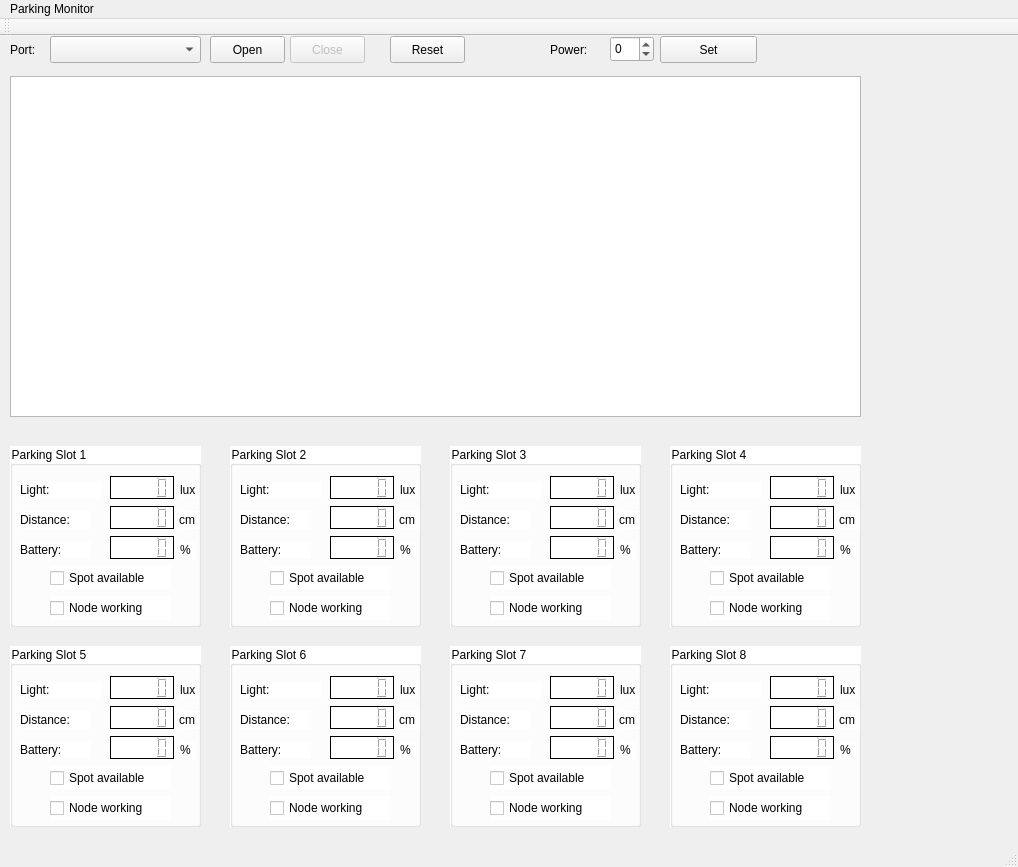
<?xml version="1.0" encoding="UTF-8"?>
<ui version="4.0">
 <class>MainWindow</class>
 <widget class="QMainWindow" name="MainWindow">
  <property name="geometry">
   <rect>
    <x>0</x>
    <y>0</y>
    <width>1018</width>
    <height>867</height>
   </rect>
  </property>
  <property name="windowTitle">
   <string>MainWindow</string>
  </property>
  <widget class="QWidget" name="centralWidget">
   <widget class="QTextEdit" name="textEdit_Status">
    <property name="enabled">
     <bool>true</bool>
    </property>
    <property name="geometry">
     <rect>
      <x>10</x>
      <y>40</y>
      <width>851</width>
      <height>341</height>
     </rect>
    </property>
   </widget>
   <widget class="QComboBox" name="comboBox_Interface">
    <property name="geometry">
     <rect>
      <x>50</x>
      <y>0</y>
      <width>151</width>
      <height>27</height>
     </rect>
    </property>
   </widget>
   <widget class="QLabel" name="label">
    <property name="geometry">
     <rect>
      <x>10</x>
      <y>0</y>
      <width>46</width>
      <height>27</height>
     </rect>
    </property>
    <property name="text">
     <string>Port:</string>
    </property>
   </widget>
   <widget class="QPushButton" name="pushButton_open">
    <property name="geometry">
     <rect>
      <x>210</x>
      <y>0</y>
      <width>75</width>
      <height>27</height>
     </rect>
    </property>
    <property name="text">
     <string>Open</string>
    </property>
   </widget>
   <widget class="QPushButton" name="pushButton_close">
    <property name="enabled">
     <bool>false</bool>
    </property>
    <property name="geometry">
     <rect>
      <x>290</x>
      <y>0</y>
      <width>75</width>
      <height>27</height>
     </rect>
    </property>
    <property name="text">
     <string>Close</string>
    </property>
   </widget>
   <widget class="QLabel" name="label_3">
    <property name="geometry">
     <rect>
      <x>550</x>
      <y>0</y>
      <width>51</width>
      <height>27</height>
     </rect>
    </property>
    <property name="text">
     <string>Power:</string>
    </property>
   </widget>
   <widget class="QPushButton" name="pushButtonSetPower">
    <property name="geometry">
     <rect>
      <x>660</x>
      <y>0</y>
      <width>97</width>
      <height>27</height>
     </rect>
    </property>
    <property name="text">
     <string>Set</string>
    </property>
   </widget>
   <widget class="QSpinBox" name="spinBoxPower">
    <property name="geometry">
     <rect>
      <x>610</x>
      <y>0</y>
      <width>44</width>
      <height>26</height>
     </rect>
    </property>
    <property name="minimum">
     <number>-40</number>
    </property>
    <property name="maximum">
     <number>8</number>
    </property>
   </widget>
   <widget class="QGroupBox" name="slot_1">
    <property name="geometry">
     <rect>
      <x>10</x>
      <y>410</y>
      <width>191</width>
      <height>181</height>
     </rect>
    </property>
    <property name="styleSheet">
     <string notr="true">background-color: rgb(255, 255, 255)</string>
    </property>
    <property name="title">
     <string>Parking Slot 1</string>
    </property>
    <widget class="QLabel" name="light1">
     <property name="geometry">
      <rect>
       <x>10</x>
       <y>35</y>
       <width>81</width>
       <height>18</height>
      </rect>
     </property>
     <property name="text">
      <string>Light:</string>
     </property>
    </widget>
    <widget class="QLCDNumber" name="value_light1">
     <property name="geometry">
      <rect>
       <x>100</x>
       <y>30</y>
       <width>64</width>
       <height>23</height>
      </rect>
     </property>
     <property name="font">
      <font>
       <bold>true</bold>
      </font>
     </property>
     <property name="styleSheet">
      <string notr="true">border: 1px solid black
</string>
     </property>
    </widget>
    <widget class="QLabel" name="distance1">
     <property name="geometry">
      <rect>
       <x>10</x>
       <y>65</y>
       <width>71</width>
       <height>18</height>
      </rect>
     </property>
     <property name="text">
      <string>Distance:</string>
     </property>
    </widget>
    <widget class="QLCDNumber" name="value_distance1">
     <property name="geometry">
      <rect>
       <x>100</x>
       <y>60</y>
       <width>64</width>
       <height>23</height>
      </rect>
     </property>
     <property name="styleSheet">
      <string notr="true">border: 1px solid black</string>
     </property>
    </widget>
    <widget class="QCheckBox" name="park1">
     <property name="geometry">
      <rect>
       <x>40</x>
       <y>120</y>
       <width>121</width>
       <height>24</height>
      </rect>
     </property>
     <property name="focusPolicy">
      <enum>Qt::NoFocus</enum>
     </property>
     <property name="text">
      <string>Spot available</string>
     </property>
    </widget>
    <widget class="QCheckBox" name="work1">
     <property name="geometry">
      <rect>
       <x>40</x>
       <y>150</y>
       <width>121</width>
       <height>24</height>
      </rect>
     </property>
     <property name="focusPolicy">
      <enum>Qt::NoFocus</enum>
     </property>
     <property name="text">
      <string>Node working</string>
     </property>
    </widget>
    <widget class="QLabel" name="bat1">
     <property name="geometry">
      <rect>
       <x>10</x>
       <y>95</y>
       <width>71</width>
       <height>18</height>
      </rect>
     </property>
     <property name="text">
      <string>Battery:</string>
     </property>
    </widget>
    <widget class="QLCDNumber" name="battery1">
     <property name="geometry">
      <rect>
       <x>100</x>
       <y>90</y>
       <width>64</width>
       <height>23</height>
      </rect>
     </property>
     <property name="styleSheet">
      <string notr="true">border: 1px solid black</string>
     </property>
    </widget>
    <widget class="QLabel" name="label_2">
     <property name="geometry">
      <rect>
       <x>170</x>
       <y>35</y>
       <width>19</width>
       <height>18</height>
      </rect>
     </property>
     <property name="text">
      <string>lux</string>
     </property>
    </widget>
    <widget class="QLabel" name="label_4">
     <property name="geometry">
      <rect>
       <x>169</x>
       <y>65</y>
       <width>21</width>
       <height>18</height>
      </rect>
     </property>
     <property name="text">
      <string>cm</string>
     </property>
    </widget>
    <widget class="QLabel" name="label_5">
     <property name="geometry">
      <rect>
       <x>170</x>
       <y>95</y>
       <width>16</width>
       <height>18</height>
      </rect>
     </property>
     <property name="text">
      <string>%</string>
     </property>
    </widget>
   </widget>
   <widget class="QGroupBox" name="slot_2">
    <property name="geometry">
     <rect>
      <x>230</x>
      <y>410</y>
      <width>191</width>
      <height>181</height>
     </rect>
    </property>
    <property name="styleSheet">
     <string notr="true">background-color: rgb(255, 255, 255)</string>
    </property>
    <property name="title">
     <string>Parking Slot 2</string>
    </property>
    <widget class="QLabel" name="light2">
     <property name="geometry">
      <rect>
       <x>10</x>
       <y>35</y>
       <width>81</width>
       <height>18</height>
      </rect>
     </property>
     <property name="text">
      <string>Light:</string>
     </property>
    </widget>
    <widget class="QLCDNumber" name="value_light2">
     <property name="geometry">
      <rect>
       <x>100</x>
       <y>30</y>
       <width>64</width>
       <height>23</height>
      </rect>
     </property>
     <property name="font">
      <font>
       <bold>true</bold>
      </font>
     </property>
     <property name="styleSheet">
      <string notr="true">border: 1px solid black
</string>
     </property>
    </widget>
    <widget class="QLabel" name="distance2">
     <property name="geometry">
      <rect>
       <x>10</x>
       <y>65</y>
       <width>71</width>
       <height>18</height>
      </rect>
     </property>
     <property name="text">
      <string>Distance:</string>
     </property>
    </widget>
    <widget class="QLCDNumber" name="value_distance2">
     <property name="geometry">
      <rect>
       <x>100</x>
       <y>60</y>
       <width>64</width>
       <height>23</height>
      </rect>
     </property>
     <property name="styleSheet">
      <string notr="true">border: 1px solid black</string>
     </property>
    </widget>
    <widget class="QCheckBox" name="park2">
     <property name="geometry">
      <rect>
       <x>40</x>
       <y>120</y>
       <width>121</width>
       <height>24</height>
      </rect>
     </property>
     <property name="focusPolicy">
      <enum>Qt::NoFocus</enum>
     </property>
     <property name="text">
      <string>Spot available</string>
     </property>
    </widget>
    <widget class="QCheckBox" name="work2">
     <property name="geometry">
      <rect>
       <x>40</x>
       <y>150</y>
       <width>121</width>
       <height>24</height>
      </rect>
     </property>
     <property name="focusPolicy">
      <enum>Qt::NoFocus</enum>
     </property>
     <property name="text">
      <string>Node working</string>
     </property>
    </widget>
    <widget class="QLabel" name="bat2">
     <property name="geometry">
      <rect>
       <x>10</x>
       <y>95</y>
       <width>71</width>
       <height>18</height>
      </rect>
     </property>
     <property name="text">
      <string>Battery:</string>
     </property>
    </widget>
    <widget class="QLCDNumber" name="battery2">
     <property name="geometry">
      <rect>
       <x>100</x>
       <y>90</y>
       <width>64</width>
       <height>23</height>
      </rect>
     </property>
     <property name="styleSheet">
      <string notr="true">border: 1px solid black</string>
     </property>
    </widget>
    <widget class="QLabel" name="label_9">
     <property name="geometry">
      <rect>
       <x>170</x>
       <y>35</y>
       <width>19</width>
       <height>18</height>
      </rect>
     </property>
     <property name="text">
      <string>lux</string>
     </property>
    </widget>
    <widget class="QLabel" name="label_10">
     <property name="geometry">
      <rect>
       <x>169</x>
       <y>65</y>
       <width>21</width>
       <height>18</height>
      </rect>
     </property>
     <property name="text">
      <string>cm</string>
     </property>
    </widget>
    <widget class="QLabel" name="label_11">
     <property name="geometry">
      <rect>
       <x>170</x>
       <y>95</y>
       <width>16</width>
       <height>18</height>
      </rect>
     </property>
     <property name="text">
      <string>%</string>
     </property>
    </widget>
   </widget>
   <widget class="QGroupBox" name="slot_3">
    <property name="geometry">
     <rect>
      <x>450</x>
      <y>410</y>
      <width>191</width>
      <height>181</height>
     </rect>
    </property>
    <property name="styleSheet">
     <string notr="true">background-color: rgb(255, 255, 255)</string>
    </property>
    <property name="title">
     <string>Parking Slot 3</string>
    </property>
    <widget class="QLabel" name="light3">
     <property name="geometry">
      <rect>
       <x>10</x>
       <y>35</y>
       <width>81</width>
       <height>18</height>
      </rect>
     </property>
     <property name="text">
      <string>Light:</string>
     </property>
    </widget>
    <widget class="QLCDNumber" name="value_light3">
     <property name="geometry">
      <rect>
       <x>100</x>
       <y>30</y>
       <width>64</width>
       <height>23</height>
      </rect>
     </property>
     <property name="font">
      <font>
       <bold>true</bold>
      </font>
     </property>
     <property name="styleSheet">
      <string notr="true">border: 1px solid black
</string>
     </property>
    </widget>
    <widget class="QLabel" name="distance3">
     <property name="geometry">
      <rect>
       <x>10</x>
       <y>65</y>
       <width>71</width>
       <height>18</height>
      </rect>
     </property>
     <property name="text">
      <string>Distance:</string>
     </property>
    </widget>
    <widget class="QLCDNumber" name="value_distance3">
     <property name="geometry">
      <rect>
       <x>100</x>
       <y>60</y>
       <width>64</width>
       <height>23</height>
      </rect>
     </property>
     <property name="styleSheet">
      <string notr="true">border: 1px solid black</string>
     </property>
    </widget>
    <widget class="QCheckBox" name="park3">
     <property name="geometry">
      <rect>
       <x>40</x>
       <y>120</y>
       <width>121</width>
       <height>24</height>
      </rect>
     </property>
     <property name="focusPolicy">
      <enum>Qt::NoFocus</enum>
     </property>
     <property name="text">
      <string>Spot available</string>
     </property>
    </widget>
    <widget class="QCheckBox" name="work3">
     <property name="geometry">
      <rect>
       <x>40</x>
       <y>150</y>
       <width>121</width>
       <height>24</height>
      </rect>
     </property>
     <property name="focusPolicy">
      <enum>Qt::NoFocus</enum>
     </property>
     <property name="text">
      <string>Node working</string>
     </property>
    </widget>
    <widget class="QLabel" name="bat3">
     <property name="geometry">
      <rect>
       <x>10</x>
       <y>95</y>
       <width>71</width>
       <height>18</height>
      </rect>
     </property>
     <property name="text">
      <string>Battery:</string>
     </property>
    </widget>
    <widget class="QLCDNumber" name="battery3">
     <property name="geometry">
      <rect>
       <x>100</x>
       <y>90</y>
       <width>64</width>
       <height>23</height>
      </rect>
     </property>
     <property name="styleSheet">
      <string notr="true">border: 1px solid black</string>
     </property>
    </widget>
    <widget class="QLabel" name="label_18">
     <property name="geometry">
      <rect>
       <x>170</x>
       <y>35</y>
       <width>19</width>
       <height>18</height>
      </rect>
     </property>
     <property name="text">
      <string>lux</string>
     </property>
    </widget>
    <widget class="QLabel" name="label_19">
     <property name="geometry">
      <rect>
       <x>169</x>
       <y>65</y>
       <width>21</width>
       <height>18</height>
      </rect>
     </property>
     <property name="text">
      <string>cm</string>
     </property>
    </widget>
    <widget class="QLabel" name="label_20">
     <property name="geometry">
      <rect>
       <x>170</x>
       <y>95</y>
       <width>16</width>
       <height>18</height>
      </rect>
     </property>
     <property name="text">
      <string>%</string>
     </property>
    </widget>
   </widget>
   <widget class="QGroupBox" name="slot_4">
    <property name="geometry">
     <rect>
      <x>670</x>
      <y>410</y>
      <width>191</width>
      <height>181</height>
     </rect>
    </property>
    <property name="styleSheet">
     <string notr="true">background-color: rgb(255, 255, 255)</string>
    </property>
    <property name="title">
     <string>Parking Slot 4</string>
    </property>
    <widget class="QLabel" name="light2_5">
     <property name="geometry">
      <rect>
       <x>10</x>
       <y>35</y>
       <width>81</width>
       <height>18</height>
      </rect>
     </property>
     <property name="text">
      <string>Light:</string>
     </property>
    </widget>
    <widget class="QLCDNumber" name="value_light4">
     <property name="geometry">
      <rect>
       <x>100</x>
       <y>30</y>
       <width>64</width>
       <height>23</height>
      </rect>
     </property>
     <property name="font">
      <font>
       <bold>true</bold>
      </font>
     </property>
     <property name="styleSheet">
      <string notr="true">border: 1px solid black
</string>
     </property>
    </widget>
    <widget class="QLabel" name="distance2_5">
     <property name="geometry">
      <rect>
       <x>10</x>
       <y>65</y>
       <width>71</width>
       <height>18</height>
      </rect>
     </property>
     <property name="text">
      <string>Distance:</string>
     </property>
    </widget>
    <widget class="QLCDNumber" name="value_distance4">
     <property name="geometry">
      <rect>
       <x>100</x>
       <y>60</y>
       <width>64</width>
       <height>23</height>
      </rect>
     </property>
     <property name="styleSheet">
      <string notr="true">border: 1px solid black</string>
     </property>
    </widget>
    <widget class="QCheckBox" name="park4">
     <property name="geometry">
      <rect>
       <x>40</x>
       <y>120</y>
       <width>121</width>
       <height>24</height>
      </rect>
     </property>
     <property name="focusPolicy">
      <enum>Qt::NoFocus</enum>
     </property>
     <property name="text">
      <string>Spot available</string>
     </property>
    </widget>
    <widget class="QCheckBox" name="work4">
     <property name="geometry">
      <rect>
       <x>40</x>
       <y>150</y>
       <width>121</width>
       <height>24</height>
      </rect>
     </property>
     <property name="focusPolicy">
      <enum>Qt::NoFocus</enum>
     </property>
     <property name="text">
      <string>Node working</string>
     </property>
    </widget>
    <widget class="QLabel" name="bat4">
     <property name="geometry">
      <rect>
       <x>10</x>
       <y>95</y>
       <width>71</width>
       <height>18</height>
      </rect>
     </property>
     <property name="text">
      <string>Battery:</string>
     </property>
    </widget>
    <widget class="QLCDNumber" name="battery4">
     <property name="geometry">
      <rect>
       <x>100</x>
       <y>90</y>
       <width>64</width>
       <height>23</height>
      </rect>
     </property>
     <property name="styleSheet">
      <string notr="true">border: 1px solid black</string>
     </property>
    </widget>
    <widget class="QLabel" name="label_21">
     <property name="geometry">
      <rect>
       <x>170</x>
       <y>35</y>
       <width>19</width>
       <height>18</height>
      </rect>
     </property>
     <property name="text">
      <string>lux</string>
     </property>
    </widget>
    <widget class="QLabel" name="label_22">
     <property name="geometry">
      <rect>
       <x>169</x>
       <y>65</y>
       <width>21</width>
       <height>18</height>
      </rect>
     </property>
     <property name="text">
      <string>cm</string>
     </property>
    </widget>
    <widget class="QLabel" name="label_23">
     <property name="geometry">
      <rect>
       <x>170</x>
       <y>95</y>
       <width>16</width>
       <height>18</height>
      </rect>
     </property>
     <property name="text">
      <string>%</string>
     </property>
    </widget>
   </widget>
   <widget class="QGroupBox" name="slot_5">
    <property name="geometry">
     <rect>
      <x>10</x>
      <y>610</y>
      <width>191</width>
      <height>181</height>
     </rect>
    </property>
    <property name="styleSheet">
     <string notr="true">background-color: rgb(255, 255, 255)</string>
    </property>
    <property name="title">
     <string>Parking Slot 5</string>
    </property>
    <widget class="QLabel" name="light1_3">
     <property name="geometry">
      <rect>
       <x>10</x>
       <y>35</y>
       <width>81</width>
       <height>18</height>
      </rect>
     </property>
     <property name="text">
      <string>Light:</string>
     </property>
    </widget>
    <widget class="QLCDNumber" name="value_light5">
     <property name="geometry">
      <rect>
       <x>100</x>
       <y>30</y>
       <width>64</width>
       <height>23</height>
      </rect>
     </property>
     <property name="font">
      <font>
       <bold>true</bold>
      </font>
     </property>
     <property name="styleSheet">
      <string notr="true">border: 1px solid black
</string>
     </property>
    </widget>
    <widget class="QLabel" name="distance1_3">
     <property name="geometry">
      <rect>
       <x>10</x>
       <y>65</y>
       <width>71</width>
       <height>18</height>
      </rect>
     </property>
     <property name="text">
      <string>Distance:</string>
     </property>
    </widget>
    <widget class="QLCDNumber" name="value_distance5">
     <property name="geometry">
      <rect>
       <x>100</x>
       <y>60</y>
       <width>64</width>
       <height>23</height>
      </rect>
     </property>
     <property name="styleSheet">
      <string notr="true">border: 1px solid black</string>
     </property>
    </widget>
    <widget class="QCheckBox" name="park5">
     <property name="geometry">
      <rect>
       <x>40</x>
       <y>120</y>
       <width>121</width>
       <height>24</height>
      </rect>
     </property>
     <property name="focusPolicy">
      <enum>Qt::NoFocus</enum>
     </property>
     <property name="text">
      <string>Spot available</string>
     </property>
    </widget>
    <widget class="QCheckBox" name="work5">
     <property name="geometry">
      <rect>
       <x>40</x>
       <y>150</y>
       <width>121</width>
       <height>24</height>
      </rect>
     </property>
     <property name="focusPolicy">
      <enum>Qt::NoFocus</enum>
     </property>
     <property name="text">
      <string>Node working</string>
     </property>
    </widget>
    <widget class="QLabel" name="bat1_3">
     <property name="geometry">
      <rect>
       <x>10</x>
       <y>95</y>
       <width>71</width>
       <height>18</height>
      </rect>
     </property>
     <property name="text">
      <string>Battery:</string>
     </property>
    </widget>
    <widget class="QLCDNumber" name="battery5">
     <property name="geometry">
      <rect>
       <x>100</x>
       <y>90</y>
       <width>64</width>
       <height>23</height>
      </rect>
     </property>
     <property name="styleSheet">
      <string notr="true">border: 1px solid black</string>
     </property>
    </widget>
    <widget class="QLabel" name="label_24">
     <property name="geometry">
      <rect>
       <x>170</x>
       <y>35</y>
       <width>19</width>
       <height>18</height>
      </rect>
     </property>
     <property name="text">
      <string>lux</string>
     </property>
    </widget>
    <widget class="QLabel" name="label_25">
     <property name="geometry">
      <rect>
       <x>169</x>
       <y>65</y>
       <width>21</width>
       <height>18</height>
      </rect>
     </property>
     <property name="text">
      <string>cm</string>
     </property>
    </widget>
    <widget class="QLabel" name="label_26">
     <property name="geometry">
      <rect>
       <x>170</x>
       <y>95</y>
       <width>16</width>
       <height>18</height>
      </rect>
     </property>
     <property name="text">
      <string>%</string>
     </property>
    </widget>
   </widget>
   <widget class="QGroupBox" name="slot_6">
    <property name="geometry">
     <rect>
      <x>230</x>
      <y>610</y>
      <width>191</width>
      <height>181</height>
     </rect>
    </property>
    <property name="styleSheet">
     <string notr="true">background-color: rgb(255, 255, 255)</string>
    </property>
    <property name="title">
     <string>Parking Slot 6</string>
    </property>
    <widget class="QLabel" name="light1_4">
     <property name="geometry">
      <rect>
       <x>10</x>
       <y>35</y>
       <width>81</width>
       <height>18</height>
      </rect>
     </property>
     <property name="text">
      <string>Light:</string>
     </property>
    </widget>
    <widget class="QLCDNumber" name="value_light6">
     <property name="geometry">
      <rect>
       <x>100</x>
       <y>30</y>
       <width>64</width>
       <height>23</height>
      </rect>
     </property>
     <property name="font">
      <font>
       <bold>true</bold>
      </font>
     </property>
     <property name="styleSheet">
      <string notr="true">border: 1px solid black
</string>
     </property>
    </widget>
    <widget class="QLabel" name="distance1_4">
     <property name="geometry">
      <rect>
       <x>10</x>
       <y>65</y>
       <width>71</width>
       <height>18</height>
      </rect>
     </property>
     <property name="text">
      <string>Distance:</string>
     </property>
    </widget>
    <widget class="QLCDNumber" name="value_distance6">
     <property name="geometry">
      <rect>
       <x>100</x>
       <y>60</y>
       <width>64</width>
       <height>23</height>
      </rect>
     </property>
     <property name="styleSheet">
      <string notr="true">border: 1px solid black</string>
     </property>
    </widget>
    <widget class="QCheckBox" name="park6">
     <property name="geometry">
      <rect>
       <x>40</x>
       <y>120</y>
       <width>121</width>
       <height>24</height>
      </rect>
     </property>
     <property name="focusPolicy">
      <enum>Qt::NoFocus</enum>
     </property>
     <property name="text">
      <string>Spot available</string>
     </property>
    </widget>
    <widget class="QCheckBox" name="work6">
     <property name="geometry">
      <rect>
       <x>40</x>
       <y>150</y>
       <width>121</width>
       <height>24</height>
      </rect>
     </property>
     <property name="focusPolicy">
      <enum>Qt::NoFocus</enum>
     </property>
     <property name="text">
      <string>Node working</string>
     </property>
    </widget>
    <widget class="QLabel" name="bat1_4">
     <property name="geometry">
      <rect>
       <x>10</x>
       <y>95</y>
       <width>71</width>
       <height>18</height>
      </rect>
     </property>
     <property name="text">
      <string>Battery:</string>
     </property>
    </widget>
    <widget class="QLCDNumber" name="battery6">
     <property name="geometry">
      <rect>
       <x>100</x>
       <y>90</y>
       <width>64</width>
       <height>23</height>
      </rect>
     </property>
     <property name="styleSheet">
      <string notr="true">border: 1px solid black</string>
     </property>
    </widget>
    <widget class="QLabel" name="label_27">
     <property name="geometry">
      <rect>
       <x>170</x>
       <y>35</y>
       <width>19</width>
       <height>18</height>
      </rect>
     </property>
     <property name="text">
      <string>lux</string>
     </property>
    </widget>
    <widget class="QLabel" name="label_28">
     <property name="geometry">
      <rect>
       <x>169</x>
       <y>65</y>
       <width>21</width>
       <height>18</height>
      </rect>
     </property>
     <property name="text">
      <string>cm</string>
     </property>
    </widget>
    <widget class="QLabel" name="label_29">
     <property name="geometry">
      <rect>
       <x>170</x>
       <y>95</y>
       <width>16</width>
       <height>18</height>
      </rect>
     </property>
     <property name="text">
      <string>%</string>
     </property>
    </widget>
   </widget>
   <widget class="QGroupBox" name="slot_7">
    <property name="geometry">
     <rect>
      <x>450</x>
      <y>610</y>
      <width>191</width>
      <height>181</height>
     </rect>
    </property>
    <property name="styleSheet">
     <string notr="true">background-color: rgb(255, 255, 255)</string>
    </property>
    <property name="title">
     <string>Parking Slot 7</string>
    </property>
    <widget class="QLabel" name="light1_5">
     <property name="geometry">
      <rect>
       <x>10</x>
       <y>35</y>
       <width>81</width>
       <height>18</height>
      </rect>
     </property>
     <property name="text">
      <string>Light:</string>
     </property>
    </widget>
    <widget class="QLCDNumber" name="value_light7">
     <property name="geometry">
      <rect>
       <x>100</x>
       <y>30</y>
       <width>64</width>
       <height>23</height>
      </rect>
     </property>
     <property name="font">
      <font>
       <bold>true</bold>
      </font>
     </property>
     <property name="styleSheet">
      <string notr="true">border: 1px solid black
</string>
     </property>
    </widget>
    <widget class="QLabel" name="distance1_5">
     <property name="geometry">
      <rect>
       <x>10</x>
       <y>65</y>
       <width>71</width>
       <height>18</height>
      </rect>
     </property>
     <property name="text">
      <string>Distance:</string>
     </property>
    </widget>
    <widget class="QLCDNumber" name="value_distance7">
     <property name="geometry">
      <rect>
       <x>100</x>
       <y>60</y>
       <width>64</width>
       <height>23</height>
      </rect>
     </property>
     <property name="styleSheet">
      <string notr="true">border: 1px solid black</string>
     </property>
    </widget>
    <widget class="QCheckBox" name="park7">
     <property name="geometry">
      <rect>
       <x>40</x>
       <y>120</y>
       <width>121</width>
       <height>24</height>
      </rect>
     </property>
     <property name="focusPolicy">
      <enum>Qt::NoFocus</enum>
     </property>
     <property name="text">
      <string>Spot available</string>
     </property>
    </widget>
    <widget class="QCheckBox" name="work7">
     <property name="geometry">
      <rect>
       <x>40</x>
       <y>150</y>
       <width>121</width>
       <height>24</height>
      </rect>
     </property>
     <property name="focusPolicy">
      <enum>Qt::NoFocus</enum>
     </property>
     <property name="text">
      <string>Node working</string>
     </property>
    </widget>
    <widget class="QLabel" name="bat1_5">
     <property name="geometry">
      <rect>
       <x>10</x>
       <y>95</y>
       <width>71</width>
       <height>18</height>
      </rect>
     </property>
     <property name="text">
      <string>Battery:</string>
     </property>
    </widget>
    <widget class="QLCDNumber" name="battery7">
     <property name="geometry">
      <rect>
       <x>100</x>
       <y>90</y>
       <width>64</width>
       <height>23</height>
      </rect>
     </property>
     <property name="styleSheet">
      <string notr="true">border: 1px solid black</string>
     </property>
    </widget>
    <widget class="QLabel" name="label_30">
     <property name="geometry">
      <rect>
       <x>170</x>
       <y>35</y>
       <width>19</width>
       <height>18</height>
      </rect>
     </property>
     <property name="text">
      <string>lux</string>
     </property>
    </widget>
    <widget class="QLabel" name="label_31">
     <property name="geometry">
      <rect>
       <x>169</x>
       <y>65</y>
       <width>21</width>
       <height>18</height>
      </rect>
     </property>
     <property name="text">
      <string>cm</string>
     </property>
    </widget>
    <widget class="QLabel" name="label_32">
     <property name="geometry">
      <rect>
       <x>170</x>
       <y>95</y>
       <width>16</width>
       <height>18</height>
      </rect>
     </property>
     <property name="text">
      <string>%</string>
     </property>
    </widget>
   </widget>
   <widget class="QGroupBox" name="slot_8">
    <property name="geometry">
     <rect>
      <x>670</x>
      <y>610</y>
      <width>191</width>
      <height>181</height>
     </rect>
    </property>
    <property name="styleSheet">
     <string notr="true">background-color: rgb(255, 255, 255)</string>
    </property>
    <property name="title">
     <string>Parking Slot 8</string>
    </property>
    <widget class="QLabel" name="light1_7">
     <property name="geometry">
      <rect>
       <x>10</x>
       <y>35</y>
       <width>81</width>
       <height>18</height>
      </rect>
     </property>
     <property name="text">
      <string>Light:</string>
     </property>
    </widget>
    <widget class="QLCDNumber" name="value_light8">
     <property name="geometry">
      <rect>
       <x>100</x>
       <y>30</y>
       <width>64</width>
       <height>23</height>
      </rect>
     </property>
     <property name="font">
      <font>
       <bold>true</bold>
      </font>
     </property>
     <property name="styleSheet">
      <string notr="true">border: 1px solid black
</string>
     </property>
    </widget>
    <widget class="QLabel" name="distance1_7">
     <property name="geometry">
      <rect>
       <x>10</x>
       <y>65</y>
       <width>71</width>
       <height>18</height>
      </rect>
     </property>
     <property name="text">
      <string>Distance:</string>
     </property>
    </widget>
    <widget class="QLCDNumber" name="value_distance8">
     <property name="geometry">
      <rect>
       <x>100</x>
       <y>60</y>
       <width>64</width>
       <height>23</height>
      </rect>
     </property>
     <property name="styleSheet">
      <string notr="true">border: 1px solid black</string>
     </property>
    </widget>
    <widget class="QCheckBox" name="park8">
     <property name="geometry">
      <rect>
       <x>40</x>
       <y>120</y>
       <width>121</width>
       <height>24</height>
      </rect>
     </property>
     <property name="focusPolicy">
      <enum>Qt::NoFocus</enum>
     </property>
     <property name="text">
      <string>Spot available</string>
     </property>
    </widget>
    <widget class="QCheckBox" name="work8">
     <property name="geometry">
      <rect>
       <x>40</x>
       <y>150</y>
       <width>121</width>
       <height>24</height>
      </rect>
     </property>
     <property name="focusPolicy">
      <enum>Qt::NoFocus</enum>
     </property>
     <property name="text">
      <string>Node working</string>
     </property>
    </widget>
    <widget class="QLabel" name="bat1_7">
     <property name="geometry">
      <rect>
       <x>10</x>
       <y>95</y>
       <width>71</width>
       <height>18</height>
      </rect>
     </property>
     <property name="text">
      <string>Battery:</string>
     </property>
    </widget>
    <widget class="QLCDNumber" name="battery8">
     <property name="geometry">
      <rect>
       <x>100</x>
       <y>90</y>
       <width>64</width>
       <height>23</height>
      </rect>
     </property>
     <property name="styleSheet">
      <string notr="true">border: 1px solid black</string>
     </property>
    </widget>
    <widget class="QLabel" name="label_36">
     <property name="geometry">
      <rect>
       <x>170</x>
       <y>35</y>
       <width>19</width>
       <height>18</height>
      </rect>
     </property>
     <property name="text">
      <string>lux</string>
     </property>
    </widget>
    <widget class="QLabel" name="label_37">
     <property name="geometry">
      <rect>
       <x>169</x>
       <y>65</y>
       <width>21</width>
       <height>18</height>
      </rect>
     </property>
     <property name="text">
      <string>cm</string>
     </property>
    </widget>
    <widget class="QLabel" name="label_38">
     <property name="geometry">
      <rect>
       <x>170</x>
       <y>95</y>
       <width>16</width>
       <height>18</height>
      </rect>
     </property>
     <property name="text">
      <string>%</string>
     </property>
    </widget>
   </widget>
   <widget class="QPushButton" name="pushButton_reset">
    <property name="geometry">
     <rect>
      <x>390</x>
      <y>0</y>
      <width>75</width>
      <height>27</height>
     </rect>
    </property>
    <property name="text">
     <string>Reset</string>
    </property>
   </widget>
  </widget>
  <widget class="QMenuBar" name="menuBar">
   <property name="geometry">
    <rect>
     <x>0</x>
     <y>0</y>
     <width>1018</width>
     <height>23</height>
    </rect>
   </property>
   <widget class="QMenu" name="menuParking_Monitor">
    <property name="title">
     <string>Parking Monitor</string>
    </property>
   </widget>
   <addaction name="menuParking_Monitor"/>
  </widget>
  <widget class="QToolBar" name="mainToolBar">
   <attribute name="toolBarArea">
    <enum>TopToolBarArea</enum>
   </attribute>
   <attribute name="toolBarBreak">
    <bool>false</bool>
   </attribute>
  </widget>
  <widget class="QStatusBar" name="statusBar"/>
 </widget>
 <layoutdefault spacing="6" margin="11"/>
 <resources/>
 <connections/>
</ui>
